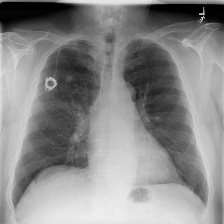
#> input picture torso/normal_0.jpg, 224 x 224 px, found by its file name; its folder holds only this picture in this run
$ python index.py
#> lines starting #> are read from the running program, lines starting #| are printed output that depends on the picture; after the words box and inside, x2 and y2 are one past the last pixel; in counts of white or black regions, pixels touching at a corner belong together
import cv2 as cv
import numpy as np
from matplotlib import pyplot as plt
import warnings
def noop(*args, **kargs): pass
warnings.warn = noop
#with warnings.catch_warnings():
    #warnings.simplefilter('ignore', category=DeprecationWarning)
import skimage
from skimage import metrics
from skimage import io
import skimage.feature as feature
import pickle
import os


class index:
    def __init__(self, name, color, color2, shape, texture, point):
        self.n = name
        self.c = color
        self.c2 = color2
        self.s = shape
        self.t = texture
        self.p = point

def color_moments(filename):
    img = cv.imread(filename)
    if img is None:
        return
    # Convert BGR to HSV colorspace
    hsv = cv.cvtColor(img, cv.COLOR_BGR2HSV)
    # Split the channels - h,s,v
    h, s, v = cv.split(hsv)
    # Initialize the color feature
    color_feature = []
    # N = h.shape[0] * h.shape[1]
    # The first central moment - average
    h_mean = np.mean(h)  # np.sum(h)/float(N)
    s_mean = np.mean(s)  # np.sum(s)/float(N)
    v_mean = np.mean(v)  # np.sum(v)/float(N)
    #color_feature.extend([h_mean, s_mean, v_mean])
    # The second central moment - standard deviation
    h_std = np.std(h)  # np.sqrt(np.mean(abs(h - h.mean())**2))
    s_std = np.std(s)  # np.sqrt(np.mean(abs(s - s.mean())**2))
    v_std = np.std(v)  # np.sqrt(np.mean(abs(v - v.mean())**2))
    #color_feature.extend([h_std, s_std, v_std])
    # The third central moment - the third root of the skewness
    h_skewness = np.mean(abs(h - h.mean())**3)
    s_skewness = np.mean(abs(s - s.mean())**3)
    v_skewness = np.mean(abs(v - v.mean())**3)
    h_thirdMoment = h_skewness**(1./3)
    s_thirdMoment = s_skewness**(1./3)
    v_thirdMoment = v_skewness**(1./3)
    #color_feature.extend([h_thirdMoment, s_thirdMoment, v_thirdMoment])
    color_feature=[h_mean, s_mean, v_mean, h_std, s_std, v_std, h_thirdMoment, s_thirdMoment, v_thirdMoment]
    return color_feature

def create_index(name,indloc):
#> called with name = 'static/dataset/torso/normal_0.jpg', indloc = 'torso.dat'
    print(name)


    img=cv.imread(name)
#> img is the input picture: shape (224, 224, 3); min 0, max 240, mean 137.8
    #print(img)

    # Calculate histogram without mask

    hist1 = cv.calcHist([img], [0], None, [256], [0, 256])
#> hist1 = 256 values, max 683 at index 0, min 0 at index 241, mean 196

    #print(hist1)
    colmom=color_moments(name)
#> in color_moments, `hsv = cv.cvtColor(img, cv.COLOR_BGR2HSV)`: hsv: shape (224, 224, 3); mean H, S, V 0, 0, 137.8
#> in color_moments, `h, s, v = cv.split(hsv)`: h: shape (224, 224); every value is 0
#> in color_moments, `h_mean = np.mean(h)`: h_mean = 0
#> in color_moments, `v_mean = np.mean(v)`: v_mean = 137.8
#> in color_moments, `h_std = np.std(h)`: h_std = 0
#> in color_moments, `v_std = np.std(v)`: v_std = 60.03
#> in color_moments, `h_skewness = np.mean(abs(h - h.mean())**3)`: h_skewness = 0
#> in color_moments, `v_skewness = np.mean(abs(v - v.mean())**3)`: v_skewness = 302446.5
#> in color_moments, `h_thirdMoment = h_skewness**(1./3)`: h_thirdMoment = 0
#> in color_moments, `v_thirdMoment = v_skewness**(1./3)`: v_thirdMoment = 67.12
#> in color_moments, `color_feature=[h_mean, s_mean, v_mean, h_std, s_std, v_std, h_thirdMom..`: color_feature = [0, 0, 137.8, 0, 0, 60.03, 0, 0, 67.12]
#> colmom = [0, 0, 137.8, 0, 0, 60.03, 0, 0, 67.12]

    lower = 0.66 * np.mean(img)
#> lower = 90.98
    upper = 1.33 * np.mean(img)
#> upper = 183.3
    edges = cv.Canny(img, lower, upper)
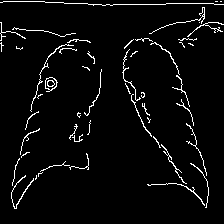
#> edges: shape (224, 224); 4% white in thin lines or dots

    # print(edges)

    gray = cv.cvtColor(img, cv.COLOR_BGR2GRAY)

    graycom = skimage.feature.graycomatrix(gray, [1], [0, np.pi / 4, np.pi / 2, 3 * np.pi / 4], levels=256)

  # [6 lines of commented-out code are left out]

    gray = cv.cvtColor(img, cv.COLOR_BGR2GRAY)
    sift = cv.SIFT_create()
    kp = sift.detect(gray, None)
#> kp = 103 keypoints; strongest (x, y, size): (203, 14, 2), (57, 147, 42.2), (152, 8, 6.4), (154, 90, 36.9)

    kplist = []
    for point in kp:
        temp = (point.pt, point.size, point.angle, point.response, point.octave, point.class_id)
        kplist.append(temp)
#> this loop made 103 passes
#> (point, temp) on passes 1, 2, 3, 4, 5, 7, 8: (keypoint at (3.1, 43.6), size 2.2, ((3.08, 43.58), 2.24, 152.1, 0.0137, 16122367, -1)), (keypoint at (4.7, 42.2), size 4.2, ((4.68, 42.16), 4.24, 165.3, 0.0136, 11993344, -1)), (keypoint at (5.1, 29.2), size 4.4, ((5.11, 29.22), 4.38, 82.67, 0.0243, 14287104, -1)), (keypoint at (9.2, 34), size 3.9, ((9.24, 34.01), 3.9, 81.39, 0.0212, 5898496, -1)), (keypoint at (10.3, 196.3), size 1.9, ((10.26, 196.3), 1.86, 181.1, 0.0156, 2621951, -1)), (keypoint at (15.1, 56), size 7.7, ((15.09, 55.98), 7.7, 98.21, 0.014, 5046529, -1)), (keypoint at (16.9, 199.1), size 6.5, ((16.94, 199.1), 6.54, 40.57, 0.0314, 9896704, -1))
#> temp on pass 6: ((13, 175.5), 1.9, 186.7, 0.0137, 3932671, -1)
#> after the loop, kplist = 103 items


    #colmom=None
    #kplist=None
    fff=index(name,hist1,colmom,edges,graycom,kplist)
#> in __init__, `self.c = color`: self.c has the same summary as hist1 in create_index
#> in __init__, `self.c2 = color2`: self.c2 = [0, 0, 137.8, 0, 0, 60.03, 0, 0, 67.12]
#> in __init__, `self.p = point`: self.p = 103 items


   # [5 lines of commented-out code are left out]

    pickle.dump(fff, open(indloc, "ab"))

    print("success "+name)


import os
#os.chdir('Covid19-dataset/test/Covid/')
ff='torso'
for file in os.listdir('static/dataset/'+ff+'/'):
    file_path = f"{'static/dataset/'+ff+'/'}{file}"
    #print(file_path)
    create_index(file_path,ff+'.dat')

# [11 lines of commented-out code are left out]

$ run again, on torso/normal_12.jpg
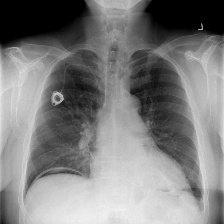
#> input picture torso/normal_12.jpg, 224 x 224 px, found by its file name
#> in create_index, img is the input picture: shape (224, 224, 3); min 0, max 242, mean 126.3
#> hist1 = 256 values, max 4475 at index 0, min 0 at index 243, mean 196
#> hsv: shape (224, 224, 3); mean H, S, V 0, 0, 126.3
#> h: shape (224, 224); every value is 0
#> h_mean = 0
#> v_mean = 126.3
#> h_std = 0
#> v_std = 69.82
#> h_skewness = 0
#> v_skewness = 454338.4
#> h_thirdMoment = 0
#> v_thirdMoment = 76.88
#> color_feature = [0, 0, 126.3, 0, 0, 69.82, 0, 0, 76.88]
#> lower = 83.39
#> upper = 168
#> in create_index, `edges = cv.Canny(img, lower, upper)`:
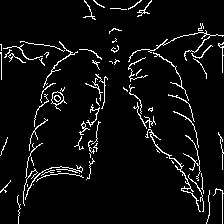
#> edges: shape (224, 224); 5.6% white in thin lines or dots
#> kp = 97 keypoints; strongest (x, y, size): (158, 101, 36.7), (195, 191, 8.7), (63, 141, 44.3), (58, 98, 3)
#> the loop in create_index, `for point in kp:` made 97 passes
#> (point, temp) on passes 1 to 5: (keypoint at (3.2, 191.6), size 3.3, ((3.16, 191.6), 3.33, 254, 0.0159, 11273215, -1)), (keypoint at (4, 55.7), size 3.1, ((4.03, 55.71), 3.14, 134.3, 0.0148, 7013375, -1)), (keypoint at (14, 58.9), size 4.9, ((14.02, 58.93), 4.93, 21.15, 0.0145, 6160896, -1)), (keypoint at (14, 58.9), size 4.9, ((14.02, 58.93), 4.93, 92.43, 0.0145, 6160896, -1)), (keypoint at (24.5, 196.3), size 2.3, ((24.49, 196.3), 2.28, 176, 0.0203, 721663, -1))
#> after the loop in create_index, `for point in kp:`: kplist = 97 items
#> self.c has the same summary as hist1 in create_index
#> self.c2 = [0, 0, 126.3, 0, 0, 69.82, 0, 0, 76.88]
#> self.p = 97 items

$ run again, on torso/normal_13.jpg
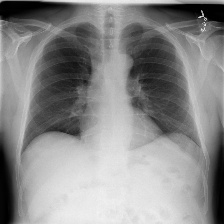
#> input picture torso/normal_13.jpg, 224 x 224 px, found by its file name
#> in create_index, img is the input picture: shape (224, 224, 3); min 0, max 243, mean 137.9
#> hist1 = 256 values, max 521 at index 0, min 0 at index 244, mean 196
#> hsv: shape (224, 224, 3); mean H, S, V 0, 0, 137.9
#> h: shape (224, 224); every value is 0
#> h_mean = 0
#> v_mean = 137.9
#> h_std = 0
#> v_std = 65.22
#> h_skewness = 0
#> v_skewness = 381348.3
#> h_thirdMoment = 0
#> v_thirdMoment = 72.52
#> color_feature = [0, 0, 137.9, 0, 0, 65.22, 0, 0, 72.52]
#> lower = 90.99
#> upper = 183.4
#> in create_index, `edges = cv.Canny(img, lower, upper)`:
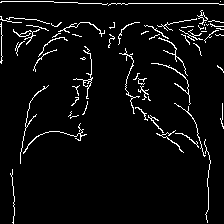
#> edges: shape (224, 224); 4.7% white in thin lines or dots
#> kp = 74 keypoints; strongest (x, y, size): (155, 81, 37.2), (67, 74, 37.2), (112, 73, 26.5), (191, 11, 10.1)
#> the loop in create_index, `for point in kp:` made 74 passes
#> (point, temp) on passes 1 to 5: (keypoint at (2.6, 2.3), size 2, ((2.59, 2.35), 1.97, 249.1, 0.0306, 6488575, -1)), (keypoint at (4.4, 27.5), size 3.3, ((4.44, 27.48), 3.35, 175.5, 0.0158, 11600895, -1)), (keypoint at (4.9, 34.9), size 3.8, ((4.89, 34.91), 3.8, 155, 0.015, 3997952, -1)), (keypoint at (5.2, 16.7), size 4.9, ((5.21, 16.73), 4.92, 104.5, 0.0242, 6095360, -1)), (keypoint at (18.9, 33), size 2.5, ((18.89, 33), 2.49, 111.7, 0.0147, 6816511, -1))
#> after the loop in create_index, `for point in kp:`: kplist = 74 items
#> self.c has the same summary as hist1 in create_index
#> self.c2 = [0, 0, 137.9, 0, 0, 65.22, 0, 0, 72.52]
#> self.p = 74 items

$ run again, on torso/normal_1.jpg
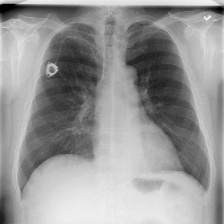
#> input picture torso/normal_1.jpg, 224 x 224 px, found by its file name
#> in create_index, img is the input picture: shape (224, 224, 3); min 0, max 243, mean 150.9
#> hist1 = 256 values, max 487 at index 189, min 0 at index 244, mean 196
#> hsv: shape (224, 224, 3); mean H, S, V 0, 0, 150.9
#> h: shape (224, 224); every value is 0
#> h_mean = 0
#> v_mean = 150.9
#> h_std = 0
#> v_std = 55.61
#> h_skewness = 0
#> v_skewness = 232358.1
#> h_thirdMoment = 0
#> v_thirdMoment = 61.48
#> color_feature = [0, 0, 150.9, 0, 0, 55.61, 0, 0, 61.48]
#> lower = 99.6
#> upper = 200.7
#> in create_index, `edges = cv.Canny(img, lower, upper)`:
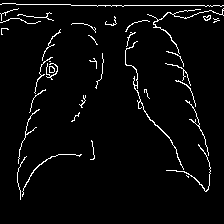
#> edges: shape (224, 224); 3.7% white in thin lines or dots, all inside (x1, y1, x2, y2) = (0, 3, 224, 200)
#> kp = 80 keypoints; strongest (x, y, size): (71, 76, 38.8), (51, 74, 2.4), (117, 98, 32.2), (210, 17, 1.9)
#> the loop in create_index, `for point in kp:` made 80 passes
#> (point, temp) on passes 1 to 5: (keypoint at (4.4, 30.1), size 3.4, ((4.39, 30.08), 3.36, 153.2, 0.0143, 11863039, -1)), (keypoint at (4.7, 18.7), size 3.8, ((4.75, 18.66), 3.8, 72.1, 0.0211, 4194560, -1)), (keypoint at (15.4, 22.8), size 9.9, ((15.43, 22.84), 9.91, 74.18, 0.0289, 6554113, -1)), (keypoint at (21.5, 189.4), size 2.8, ((21.47, 189.4), 2.75, 170.1, 0.0254, 14222079, -1)), (keypoint at (28.8, 138.9), size 6.1, ((28.83, 138.9), 6.14, 193.2, 0.0156, 5374720, -1))
#> after the loop in create_index, `for point in kp:`: kplist = 80 items
#> self.c has the same summary as hist1 in create_index
#> self.c2 = [0, 0, 150.9, 0, 0, 55.61, 0, 0, 61.48]
#> self.p = 80 items
